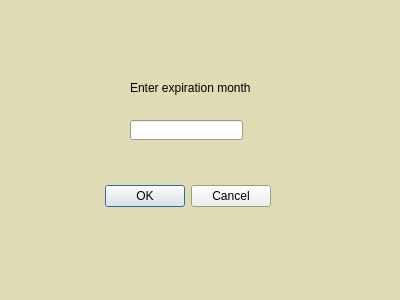
<?xml version="1.0" encoding="UTF-8"?>
<ui version="4.0">
 <class>searchExp</class>
 <widget class="QDialog" name="searchExp">
  <property name="geometry">
   <rect>
    <x>0</x>
    <y>0</y>
    <width>400</width>
    <height>300</height>
   </rect>
  </property>
  <property name="palette">
   <palette>
    <active>
     <colorrole role="Base">
      <brush brushstyle="SolidPattern">
       <color alpha="255">
        <red>255</red>
        <green>255</green>
        <blue>255</blue>
       </color>
      </brush>
     </colorrole>
     <colorrole role="Window">
      <brush brushstyle="SolidPattern">
       <color alpha="255">
        <red>223</red>
        <green>219</green>
        <blue>180</blue>
       </color>
      </brush>
     </colorrole>
    </active>
    <inactive>
     <colorrole role="Base">
      <brush brushstyle="SolidPattern">
       <color alpha="255">
        <red>255</red>
        <green>255</green>
        <blue>255</blue>
       </color>
      </brush>
     </colorrole>
     <colorrole role="Window">
      <brush brushstyle="SolidPattern">
       <color alpha="255">
        <red>223</red>
        <green>219</green>
        <blue>180</blue>
       </color>
      </brush>
     </colorrole>
    </inactive>
    <disabled>
     <colorrole role="Base">
      <brush brushstyle="SolidPattern">
       <color alpha="255">
        <red>223</red>
        <green>219</green>
        <blue>180</blue>
       </color>
      </brush>
     </colorrole>
     <colorrole role="Window">
      <brush brushstyle="SolidPattern">
       <color alpha="255">
        <red>223</red>
        <green>219</green>
        <blue>180</blue>
       </color>
      </brush>
     </colorrole>
    </disabled>
   </palette>
  </property>
  <property name="windowTitle">
   <string>Dialog</string>
  </property>
  <widget class="QDialogButtonBox" name="buttonBox">
   <property name="geometry">
    <rect>
     <x>-70</x>
     <y>180</y>
     <width>341</width>
     <height>32</height>
    </rect>
   </property>
   <property name="orientation">
    <enum>Qt::Horizontal</enum>
   </property>
   <property name="standardButtons">
    <set>QDialogButtonBox::Cancel|QDialogButtonBox::Ok</set>
   </property>
  </widget>
  <widget class="QLabel" name="label">
   <property name="geometry">
    <rect>
     <x>130</x>
     <y>80</y>
     <width>121</width>
     <height>16</height>
    </rect>
   </property>
   <property name="text">
    <string>Enter expiration month</string>
   </property>
  </widget>
  <widget class="QLineEdit" name="expInput">
   <property name="geometry">
    <rect>
     <x>130</x>
     <y>120</y>
     <width>113</width>
     <height>20</height>
    </rect>
   </property>
  </widget>
  <widget class="QLabel" name="label_2">
   <property name="geometry">
    <rect>
     <x>0</x>
     <y>230</y>
     <width>71</width>
     <height>81</height>
    </rect>
   </property>
   <property name="text">
    <string/>
   </property>
   <property name="pixmap">
    <pixmap>assets/TeamDirtSolo.png</pixmap>
   </property>
   <property name="scaledContents">
    <bool>true</bool>
   </property>
  </widget>
 </widget>
 <resources/>
 <connections>
  <connection>
   <sender>buttonBox</sender>
   <signal>accepted()</signal>
   <receiver>searchExp</receiver>
   <slot>accept()</slot>
   <hints>
    <hint type="sourcelabel">
     <x>248</x>
     <y>254</y>
    </hint>
    <hint type="destinationlabel">
     <x>157</x>
     <y>274</y>
    </hint>
   </hints>
  </connection>
  <connection>
   <sender>buttonBox</sender>
   <signal>rejected()</signal>
   <receiver>searchExp</receiver>
   <slot>reject()</slot>
   <hints>
    <hint type="sourcelabel">
     <x>316</x>
     <y>260</y>
    </hint>
    <hint type="destinationlabel">
     <x>286</x>
     <y>274</y>
    </hint>
   </hints>
  </connection>
 </connections>
</ui>
